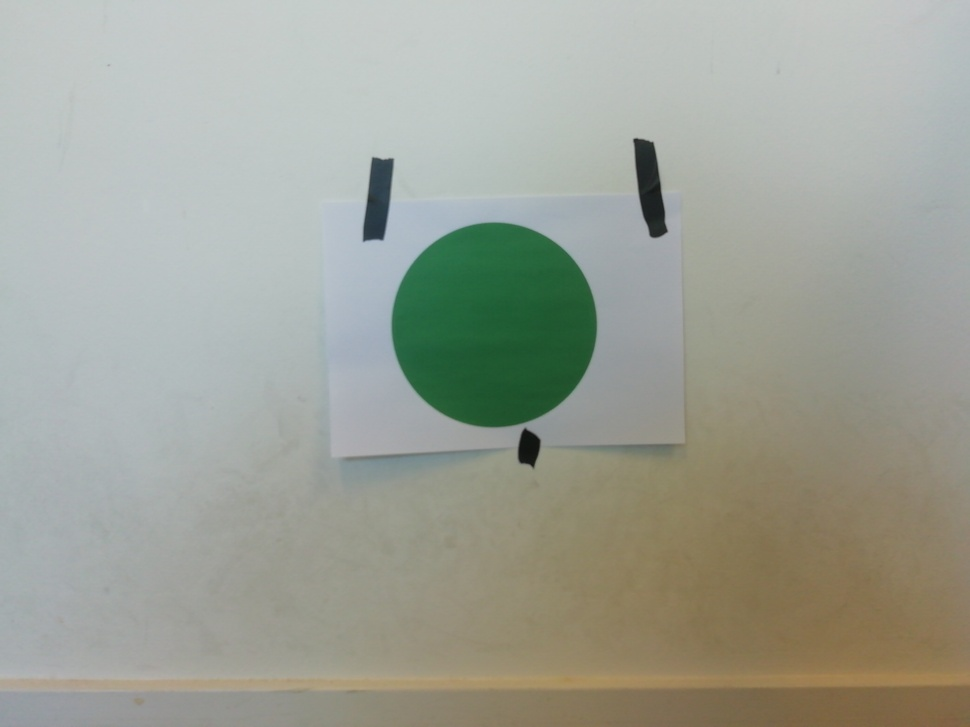
%> input picture Robots/Project/test.jpg, 970 x 727 px, shrunk from 4160 x 3120 before the run
$ octave --eval "result = findCircle(imread('test.jpg'));"   (GNU Octave 9; MATLAB toolbox functions it lacks are replaced by stand-ins)
%> lines starting %> are read from the running program, lines starting %| are printed output that depends on the picture; in (x1, y1, x2, y2) boxes, pixels count from 0 and x2, y2 are one past the last pixel; in counts of white or black regions, pixels touching at a corner belong together; the program's own positions count from 1
function [found,X,Y] = findCircle(rgbImg)
%findCircle Find the biggest green circle in an image.
%   See summary.

% Filter to reduce noise along edges
filtered = imgaussfilt(rgbImg,4);
figure(4)
imshow(filtered)

% Convert to hsv
hsvImg = rgb2hsv(filtered);
%> hsvImg: size 727x970x3 double; mean H, S, V 0.333, 0.136, 0.651

% Check the threshholds for hue, saturation and value
hueInds = hsvImg(:,:,1) >= (70 / 360) & hsvImg(:,:,1) <= (160 / 360);
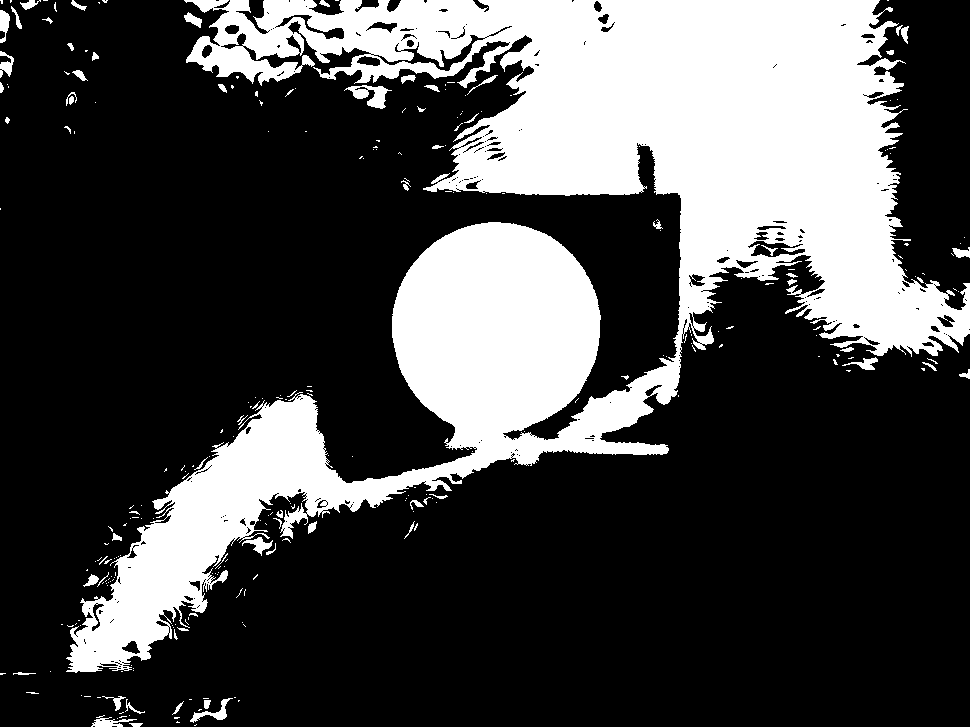
%> hueInds: size 727x970 logical; 28.2% white; 268 white regions (204 under 20 px), largest, box (x1, y1, x2, y2) and area: (66, 0, 970, 673) 193175, (344, 85, 392, 109) 516, (190, 698, 233, 723) 279
satInds = hsvImg(:,:,2) >= (20 / 100);
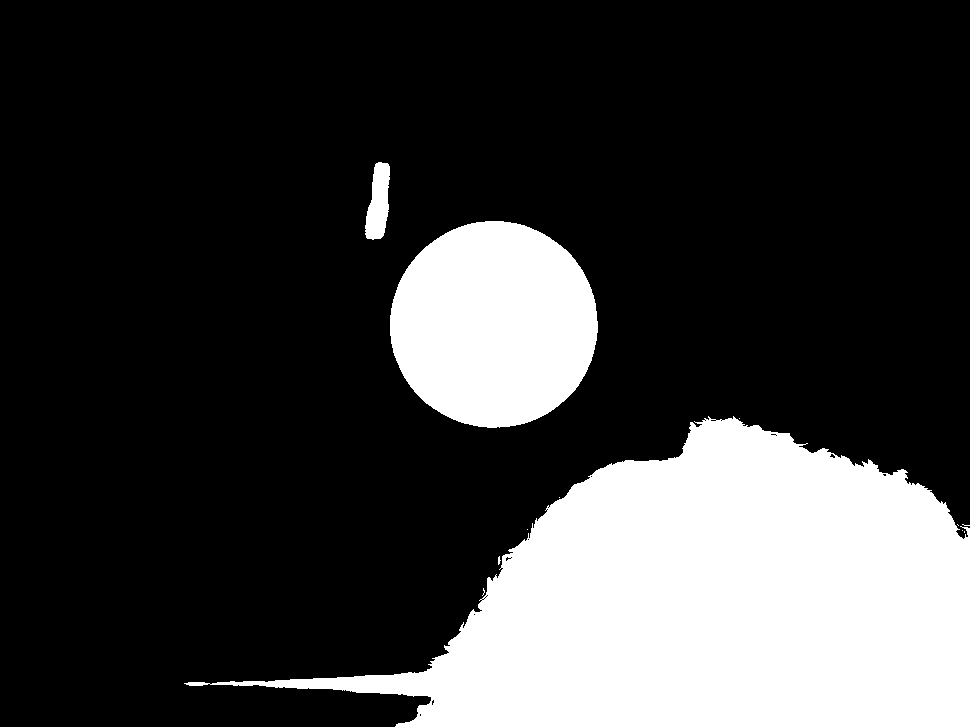
%> satInds: size 727x970 logical; 23.7% white; 12 white regions (9 under 20 px), largest, box (x1, y1, x2, y2) and area: (184, 416, 970, 727) 131828, (390, 221, 598, 428) 33745, (365, 162, 390, 240) 1366
valInds = hsvImg(:,:,3) >= (5 / 100);
%> valInds: size 727x970 logical; every value is 1

% Combine and flip to get the black-white image
BW = hueInds & satInds & valInds;
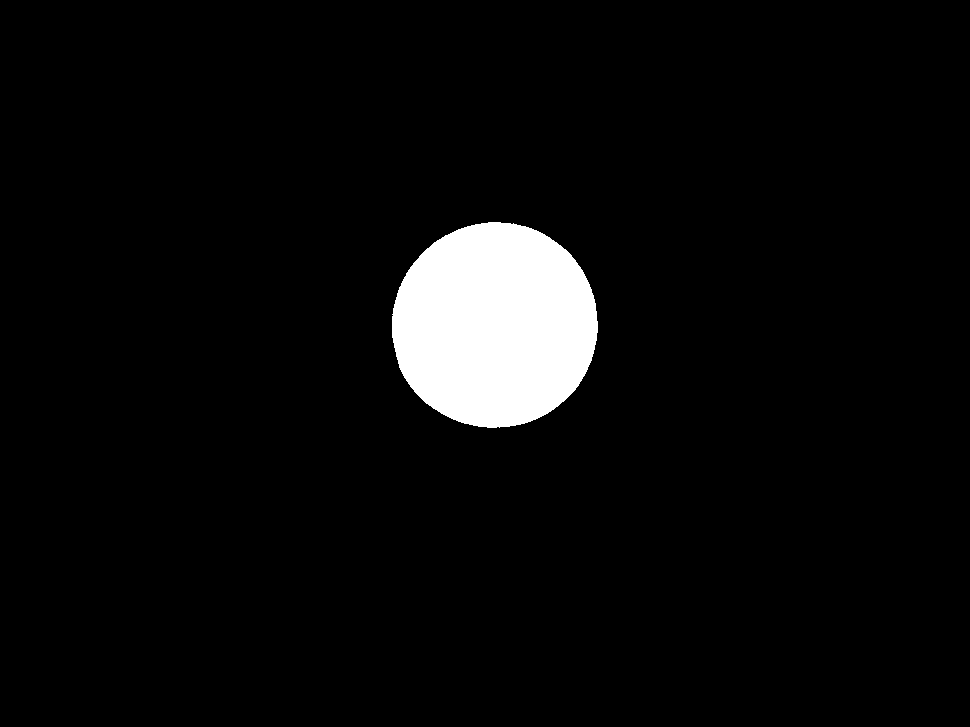
%> BW: size 727x970 logical; 4.7% white; 1 white region, box (x1, y1, x2, y2) and area: (392, 222, 598, 428) 33317

% Find the connected components
CC = bwconncomp(BW);
%> CC = 1 connected component

% Filter out all components with not enough area
CCSizes = arrayfun(@(c)(length(c{1})), CC.PixelIdxList);
%> CCSizes = 33317
CCSizeValids = CCSizes > 25*25;
%> CCSizeValids = true

% Filter out all components that are not circular enough
CCCircs = [regionprops(CC, "Circularity").Circularity];
%> CCCircs = 0.989
CCCircValids = abs(CCCircs - 1) < 0.15; % 0.1 above or below 1 is valid.
%> CCCircValids = true

% Combine
CCValids = CCSizeValids & CCCircValids;
%> CCValids = true

% Select the biggest circular component
% Sort after size
[~, CCSizeIdx] = sort(CCSizes, 'descend');
%> CCSizeIdx = 1
% Sort validity bools after size
CCBiggestSizeValids = CCSizeValids(CCSizeIdx)
%> CCBiggestSizeValids = true
CCBiggestCircValid = CCCircValids(CCSizeIdx)
%> CCBiggestCircValid = true
CCBiggestValids = CCValids(CCSizeIdx)
%> CCBiggestValids = true
% Find the first, and thereby biggest, connected component
CCBiggestValid = find(CCBiggestValids, 1);
%> CCBiggestValid = 1
if isempty(CCBiggestValid)
    found = false;
    X = 0;
    Y = 0;
    return
end
% Get the original index
CCBiggestValid = CCSizeIdx(CCBiggestValid);
% Get the center
CCCenters = [regionprops(CC, "Centroid").Centroid];
%> CCCenters = [495.4 325.8]
CCCenter = CCCenters((1:2) + (CCBiggestValid - 1) * 2);
%> CCCenter = [495.4 325.8]
found = true;
X = CCCenter(1);
%> X = 495.4
Y = CCCenter(2);
%> Y = 325.8
%> `result = findCircle(imread('test.jpg'));`: result = true

end
